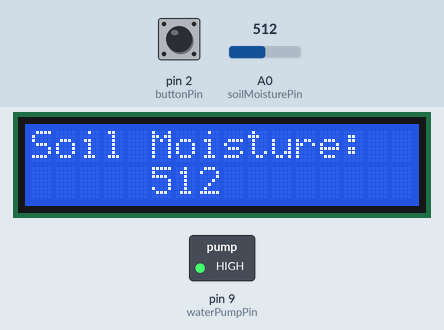
A sketch run on a simulated Arduino Uno, built with avr-gcc and run on an emulated ATmega328P. Shown: 16×2 character LCD, switched loads named in the sketch (green lamp = pin HIGH). The test bench sets the inputs (shaded band); at power-on: A0 (soilMoisturePin) = 512, pin 2 (buttonPin) LOW. What the sketch prints to the serial monitor is not drawn.

Above: at 1.2 s.
1.3 s: A0 (soilMoisturePin) set to 1023
At 2.0 s:
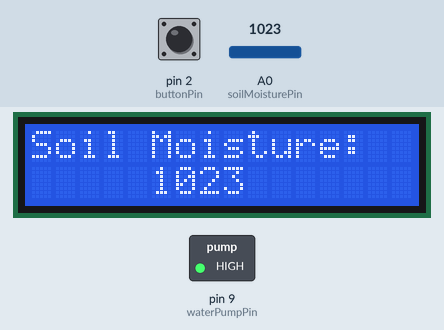
4.3 s: pin 2 (buttonPin) pulled HIGH for 0.15 s
7.4 s: A0 (soilMoisturePin) set to 490
At 8.2 s:
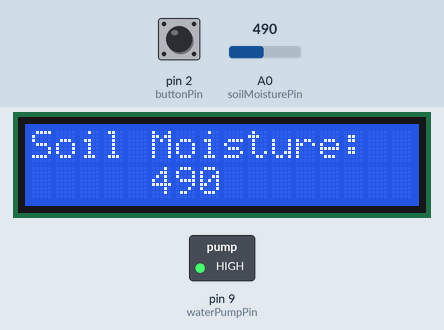
10.4 s: A0 (soilMoisturePin) set to 0
At 11.2 s:
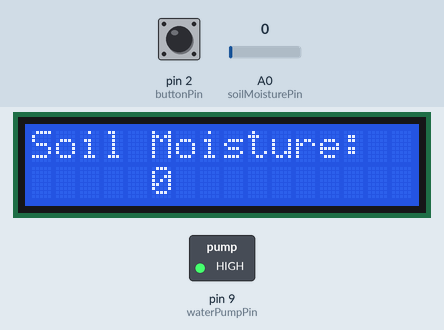
13.4 s: A0 (soilMoisturePin) set to 122
At 15.27 s:
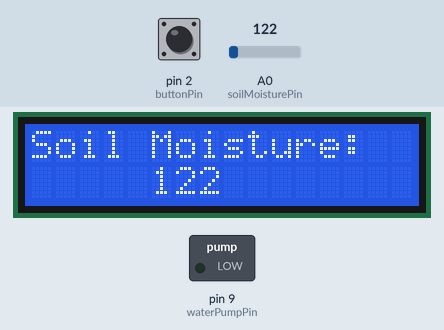
16.4 s: A0 (soilMoisturePin) set to 490
At 16.9 s:
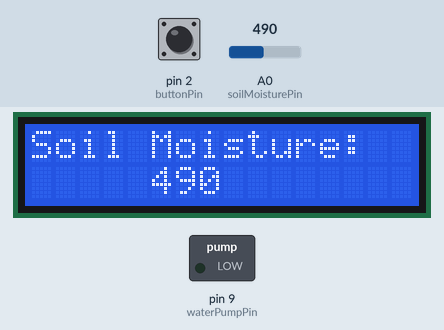
19.4 s: A0 (soilMoisturePin) set to 516
At 20.0 s:
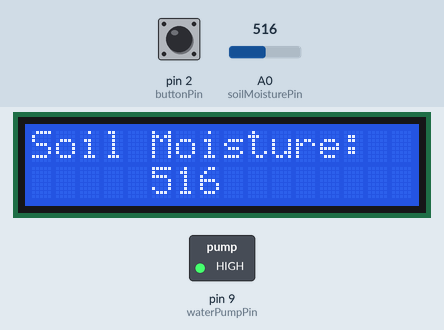
Timing chart, 0 to 22.4 s (numbered marks = the images above; inputs shaded):
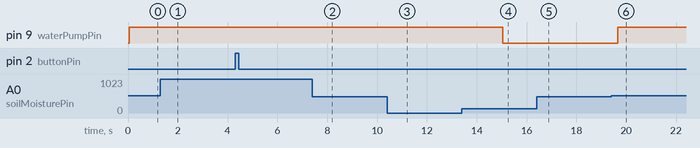

Measured:
- the behaviour switches between 500 and 501 on A0 (soilMoisturePin) (found by bisection; images 5 and 6)
- after the input at 19.4 s, pin 9 (waterPumpPin): LOW → HIGH after 0.26 s
- what the display in image 1 shows lasts 0.5 s, from 1.6 s to 2.1 s

The sketch:

2.0.0.ino
```cpp
#include <Arduino_FreeRTOS.h>
#include <semphr.h>
#include <Wire.h>
#include <LiquidCrystal_I2C.h>

SemaphoreHandle_t mutex_v;
SemaphoreHandle_t soilMoistureSemaphore;
SemaphoreHandle_t buttonSemaphore;
TaskHandle_t HandleMoisture;
TaskHandle_t HandleWaterPump;

const int soilMoisturePin = A0;
const int waterPumpPin = 9;
const int buttonPin = 2;

LiquidCrystal_I2C lcd(0x27, 16, 2); // Set the I2C address and LCD dimensions

int getMoistureLevel() {
  int moistureLevel;
  portENTER_CRITICAL();
  moistureLevel = analogRead(soilMoisturePin);
  portEXIT_CRITICAL();
  return moistureLevel;
}

void TaskMoisture(void *pvParameters);
void TaskWaterPump(void *pvParameters);

void buttonInterrupt();

void setup() {
  Serial.begin(9600);

  mutex_v = xSemaphoreCreateMutex();
  soilMoistureSemaphore = xSemaphoreCreateBinary();
  buttonSemaphore = xSemaphoreCreateBinary();

  if (mutex_v == NULL || soilMoistureSemaphore == NULL || buttonSemaphore == NULL) {
    Serial.println("Semaphore creation failed.");
  }

  attachInterrupt(digitalPinToInterrupt(buttonPin), buttonInterrupt, RISING);

  xTaskCreate(TaskMoisture, "Moisture", 128, NULL, 2, &HandleMoisture);
  xTaskCreate(TaskWaterPump, "WaterPump", 128, NULL, 1, &HandleWaterPump);

  lcd.init();      // Initialize the LCD
  lcd.backlight(); // Turn on the backlight
}

void loop() {}

void TaskMoisture(void *pvParameters) {
  (void)pvParameters;
  while (1) {
    int moistureLevel = getMoistureLevel();
    Serial.println(moistureLevel);
    lcd.clear();
    lcd.setCursor(0, 0);
    lcd.print("Soil Moisture:");
    lcd.setCursor(5, 1);
    lcd.print(moistureLevel);
    if (moistureLevel > 500) {
      xSemaphoreGive(soilMoistureSemaphore);
      Serial.println("Dibawah");
    } else {
      // Add alternative behavior for the else condition
    }
    vTaskDelay(500 / portTICK_PERIOD_MS);
  }
}

void TaskWaterPump(void *pvParameters) {
  (void)pvParameters;
  pinMode(waterPumpPin, OUTPUT);

  while (1) {
    if (xSemaphoreTake(soilMoistureSemaphore, portMAX_DELAY) == pdTRUE || xSemaphoreTake(buttonSemaphore, portMAX_DELAY) == pdTRUE) {
      xSemaphoreTake(mutex_v, portMAX_DELAY);
      digitalWrite(waterPumpPin, HIGH);
      Serial.println("Nyala");
      vTaskDelay(5000 / portTICK_PERIOD_MS);
      digitalWrite(waterPumpPin, LOW);
      Serial.println("Mati");
      xSemaphoreGive(mutex_v);
    }
  }
}

void buttonInterrupt() {
  BaseType_t xHigherPriorityTaskWoken = pdFALSE;
  xSemaphoreGiveFromISR(buttonSemaphore, &xHigherPriorityTaskWoken);
  Serial.println("Butt");
}
```
